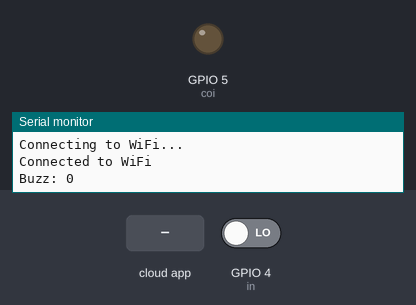
Simulated run of this sketch. Board: ESP8266 (NodeMCU). Parts: output pins drawn as LEDs (lit = HIGH), the last lines printed to the serial monitor. The test bench sets the inputs (shaded band); at power-on: GPIO 4 (in) LOW. WiFi joins after 1.5 s; servers stay silent unless stated; the Firebase database answers and starts empty.

Above: at 3.2 s.
3.3 s: the phone or cloud app sets buzz to 1
At 4.4 s:
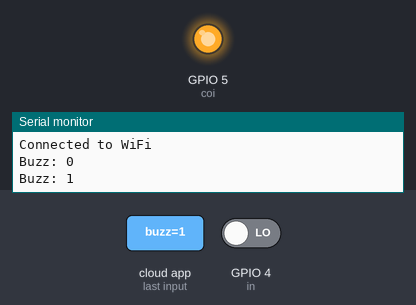
5.1 s: the phone or cloud app sets buzz to 0
At 7.6 s:
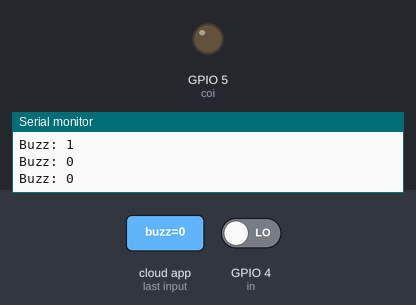
Timing chart, 0 to 9.1 s (numbered marks = the images above; inputs shaded):
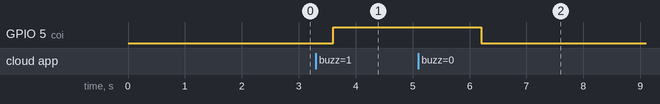

Measured:
- after the input at 3.3 s, GPIO 5 (coi): LOW → HIGH after 0.30 s
- after the input at 5.1 s, GPIO 5 (coi): HIGH → LOW after 1.1 s

The sketch:

Esp8266.ino
```cpp
const char* ssid = "linhkien2t.com";
const char* password = "865khavancan";
// Firebase Realtime Database
const char* host = "https://thong-bao-chuyen-dong-default-rtdb.firebaseio.com";
const char* auth = "sKCs8s3AGPmYzY4YAi8K8gfd41szy07ge9UHjDo5";
#include <ESP8266WiFi.h>
#include "FirebaseESP8266.h"
#include <ArduinoJson.h>
FirebaseData firebaseData;
FirebaseJson json;

#define coi 5
#define in 4
void setup() {
  Serial.begin(9600);
  pinMode(coi, OUTPUT);
  pinMode(in, INPUT);
  // Kết nối đến mạng Wi-Fi
  WiFi.begin(ssid, password);
  while (WiFi.status() != WL_CONNECTED) {
    delay(1000);
    Serial.println("Connecting to WiFi...");
  }
  Serial.println("Connected to WiFi");

  Firebase.begin(host,auth);
Firebase.reconnectWiFi(true);
}

void loop() {firebaseData.intData();
  // Ghi dữ liệu vào Firebase Realtime Database
  Firebase.setInt(firebaseData, "data/sensorValue", digitalRead(in));
  // Đọc dữ liệu từ Firebase Realtime Database

  if(Firebase.getInt(firebaseData,("data/buzz"))){
    int val = firebaseData.intData();
  Serial.println("Buzz: " + String(val));
  digitalWrite(coi, val);
  delay(1000); // Đọc dữ liệu sau mỗi giây
}
}
```
